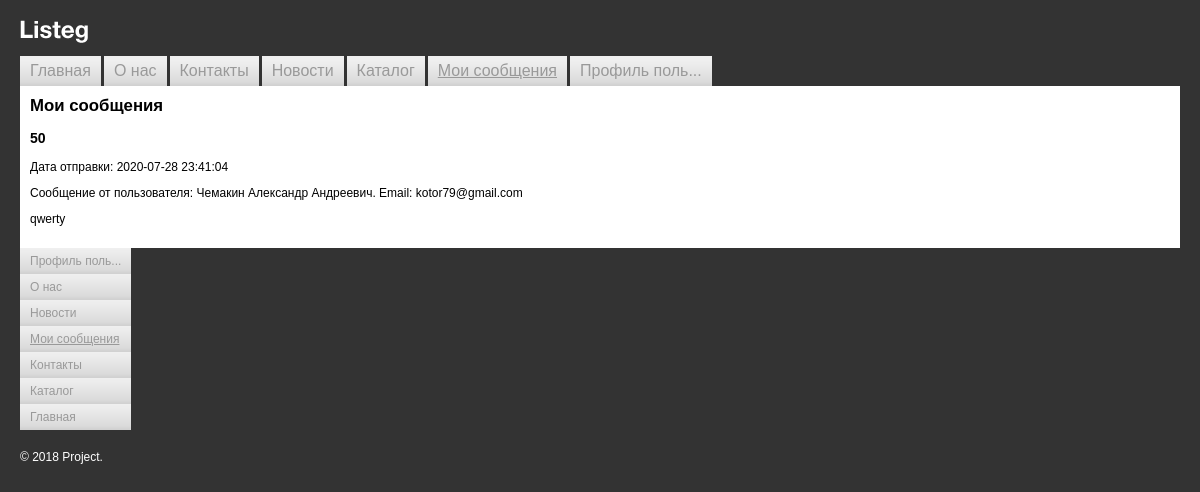
/posts/?message_id=15 (signed in), run on the app's committed database.
### tables this page shows
CREATE TABLE `messages` (
  `id` int NOT NULL,
  `section_id` int NOT NULL,
  `title` varchar(50) NOT NULL,
  `text` text NOT NULL,
  `date` datetime NOT NULL DEFAULT CURRENT_TIMESTAMP,
  `sender_id` int NOT NULL,
  `recipient_id` int NOT NULL,
  `is_open` tinyint(1) NOT NULL DEFAULT '0'
);

CREATE TABLE `sections` (
  `id` int NOT NULL,
  `section` varchar(50) NOT NULL,
  `color` int NOT NULL,
  `date` datetime NOT NULL,
  `user` int NOT NULL,
  `parent_id` int DEFAULT NULL
);

CREATE TABLE `users` (
  `id` int NOT NULL,
  `surname` varchar(50) NOT NULL,
  `name` varchar(50) NOT NULL,
  `patronymic` varchar(50) DEFAULT NULL,
  `email` varchar(255) NOT NULL,
  `phone` varchar(50) DEFAULT NULL,
  `password` varchar(255) NOT NULL,
  `active` tinyint(1) NOT NULL DEFAULT '0',
  `notice` tinyint(1) NOT NULL DEFAULT '0'
);

### templates/session_start.php (called while the page is built, shortened)
<?php
function isAuth($isRedirectToMain = false) {
    $auth = isset($_SESSION['auth']) && $_SESSION['auth'] == 'yes';
    return $auth;
}

### lib/main_menu.php (called while the page is built)
<?php
$mainMenu = [
    [
        'title' => 'Главная',
        'path' => '/',
        'sort' => 1,
    ],
    [
        'title' => 'О нас',
        'path' => '/route/about/',
        'sort' => 2,
    ],
    [
        'title' => 'Контакты',
        'path' => '/route/contacts/',
        'sort' => 3,
    ],
    [
        'title' => 'Новости',
        'path' => '/route/news/',
        'sort' => 4,
    ],
    [
        'title' => 'Каталог',
        'path' => '/route/catalog/',
        'sort' => 5,
    ],
    [
        'title' => 'Мои сообщения',
        'path' => '/posts/',
        'sort' => 6,
    ],
    [
        'title' => 'Профиль пользователя',
        'path' => '/profile/',
        'sort' => 7,
    ]
];

### helpers/helper.php (called while the page is built, shortened)
<?php
function getTitleArrayThroughPath(array $array)
{
    foreach ($array as $item) {
        if (isCurrentUrl($item['path'])) {
            return $item['title'];
        }
    }
    return 'Страница отсутствует.';
}
function showMenu (array $array, int $sort, string $classUl, string $key = 'sort')
{
    include $_SERVER['DOCUMENT_ROOT'] . '/templates/show_menu.php';
}
function isCurrentUrl($url){
    return parse_url($_SERVER['REQUEST_URI'], PHP_URL_PATH) == $url;
}
function filterInputText(string $inputText): string
{
    $inputText = strip_tags($inputText);
    $inputText = htmlspecialchars($inputText);
    return $inputText;
}
function getConnection() : object
{
    $bdHost = 'localhost';
    $bdLogin = 'root';
    $bdPassword = 'root';
    $bdName = 'module7';
    static $bd;
    if (empty($bd)) {
        $bd = mysqli_connect($bdHost, $bdLogin, $bdPassword, $bdName);
    }
    return $bd;
}
function getUserByEmail(string $email) : array
{
    $email = mysqli_real_escape_string(getConnection(), $email);
    $result = mysqli_query(getConnection(), "
        SELECT `u`.*, `gu`.`groups_id`, `g`.`title`
        FROM `users` AS `u`
        JOIN `groups_users` AS `gu` ON `u`.`id` = `users_id`
        JOIN `groups` AS `g` ON `g`.`id` = `groups_id`
        WHERE `email` = '$email'
    ");
    if (mysqli_num_rows($result) != 0) {
        $getUser =  mysqli_fetch_assoc($result);
        $groupsId = [];
        foreach($result as $row) {
            $getUser['groups'][] = $row['title'];
            $groupsId[] = $row['groups_id'];
        }
        $getUser['canWritePost'] = false;
        foreach($groupsId as $row) {
            if ($row == 3) {
                $getUser['canWritePost'] = true;
            }
        }
    } else {
        $getUser = [];
    }
    return $getUser;
}
function getPostsByUserId(int $id): array
{
    $id = mysqli_real_escape_string(getConnection(), $id);
    $result = mysqli_query(getConnection(), "
        SELECT  `m`.*,
                `s`.`section`, `s`.`color`, `s`.`date`, `s`.`user`, `s`.`parent_id`,
                `c`.`hex`,
                `u`.`surname`, `u`.`name`, `u`.`patronymic`, `u`.`email`
        FROM `messages` AS `m`,
             `sections` AS `s`,
             `color` AS `c`,
             `users` AS `u`
        WHERE `recipient_id` = '$id'
            AND `section_id` = `s`.`id`
            AND `c`.`id` = `s`.`color`
            AND `u`.`id` = `m`.`sender_id`
    ");
    $getPosts = mysqli_fetch_all($result, MYSQLI_ASSOC);
    return $getPosts;
}
function getMessageById(array $messages, string $id): array
{
    foreach ($messages as $message) {
        if ($message['id'] == $id) {
            return $message;
        }
    }
}

### posts/index.php (the view, shortened to what this page needs)
<?php
include $_SERVER['DOCUMENT_ROOT'] . '/templates/session_start.php';
if (isAuth(true)) {
    include $_SERVER['DOCUMENT_ROOT'] . '/templates/header.php';
    include $_SERVER['DOCUMENT_ROOT'] . '/posts/check_write_post.php';?>
    <main>
        <h1><?=getTitleArrayThroughPath($mainMenu)?></h1>
        <?php
        $getPosts = getPostsByUserId($getUser['id']);
        if (isset($_GET['message_id'])) {
            $message = getMessageById($getPosts, $_GET['message_id']); ?>
            <h3><?=$message['title']?></h3>
            <div>Дата отправки: <?=$message['date']?></div>
            <p>Сообщение от пользователя: <?=$message['surname'] . ' ' . $message['name'] . ' ' . $message['patronymic']?>. Email: <?=$message['email']?></p>
            <p><?=$message['text']?></p>
            <?php
        }?>
    </main>
    <?php
    include $_SERVER['DOCUMENT_ROOT'] . '/templates/footer.php';
}

### styles.css (style rules this page uses)
body { background: #333333; padding: 20px; margin: 0; color: #000000; font-family: Arial, Helvetica, sans-serif; font-size: 12px; }
div { border: none; font-size: 1em; }
.left-collum-index h1, .left-collum-index h2 { font-size: 1.4em; color: #000000; margin: 0 0 10px 0; }

### data on the page
messages: title "50", text "qwerty"
sections: date "2020-07-28 23:41:04"
users: surname "Чемакин", name "Александр", patronymic "Андреевич", email "kotor79@gmail.com"

### other printed values
cutString($itemMenu['title']) "Главная"
cutString($itemMenu['title']) "О нас"
cutString($itemMenu['title']) "Контакты"
cutString($itemMenu['title']) "Новости"
cutString($itemMenu['title']) "Каталог"
cutString($itemMenu['title']) "Мои сообщения"
cutString($itemMenu['title']) "Профиль поль..."
getTitleArrayThroughPath($mainMenu) "Мои сообщения"
